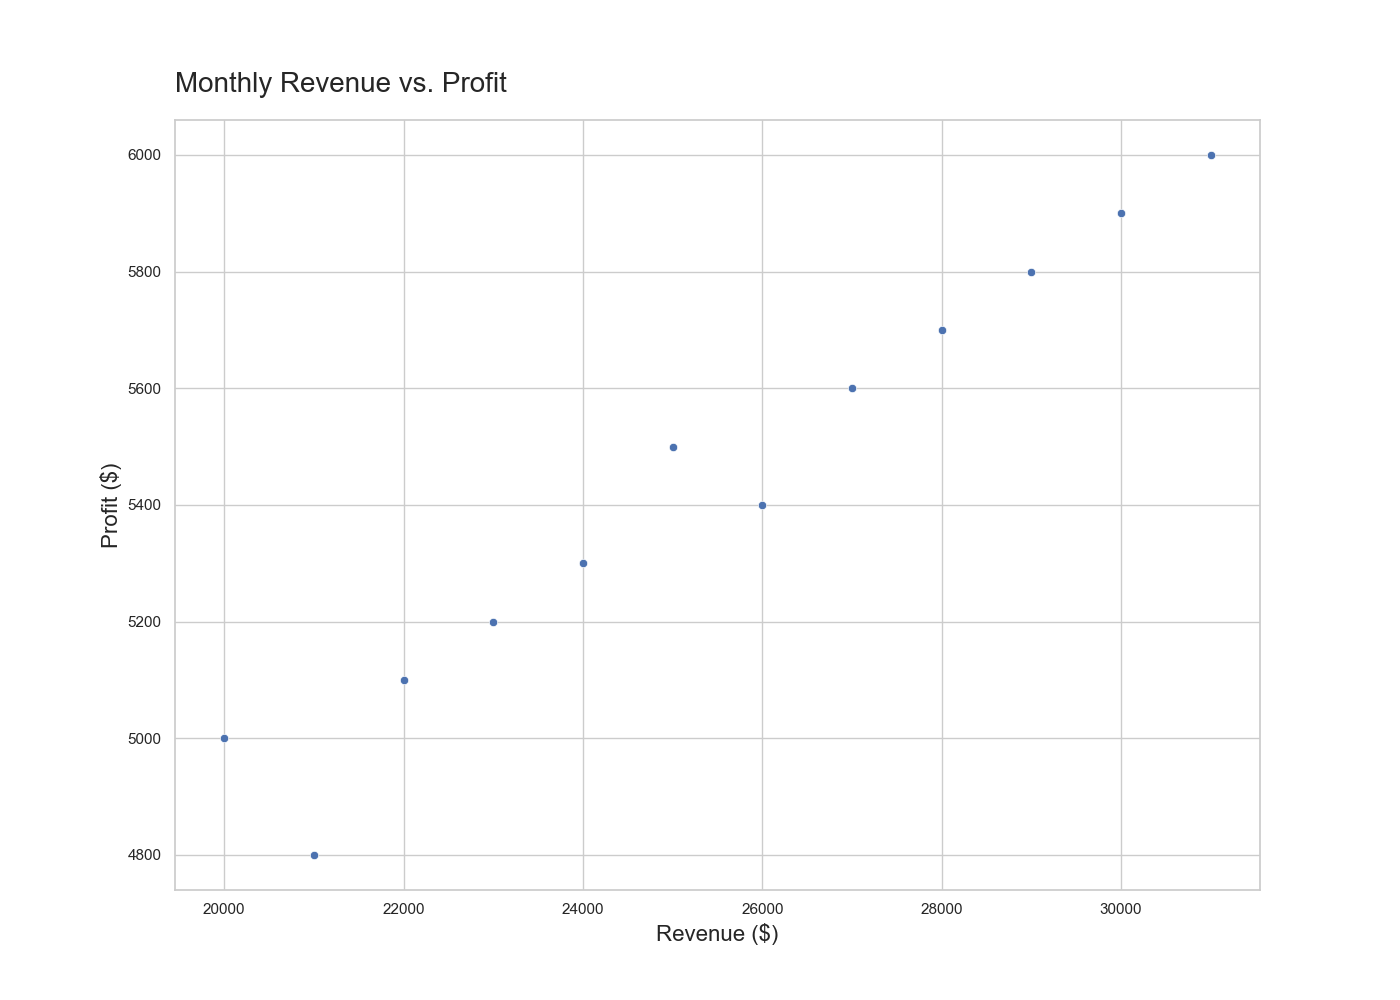

The script that drew this image:

import seaborn as sns
import matplotlib.pyplot as plt
import pandas as pd

# Create the DataFrame
data = {
    'Month': ['January', 'February', 'March', 'April', 'May', 'June',
              'July', 'August', 'September', 'October', 'November', 'December'],
    'Revenue': [20000, 21000, 22000, 23000, 24000, 25000, 26000, 27000, 28000, 29000, 30000, 31000],
    'Profit': [5000, 4800, 5100, 5200, 5300, 5500, 5400, 5600, 5700, 5800, 5900, 6000]
}

df = pd.DataFrame(data)

# Create the scatterplot
plt.figure(figsize=(14, 10))
sns.scatterplot(x='Revenue', y='Profit', data=df,
                palette=['#1f77b4', '#ff7f0e'])

plt.title('Monthly Revenue vs. Profit', fontsize=20, pad=20, loc='left')
plt.xlabel('Revenue ($)', fontsize=16)
plt.ylabel('Profit ($)', fontsize=16)

# Display the plot
plt.show()
